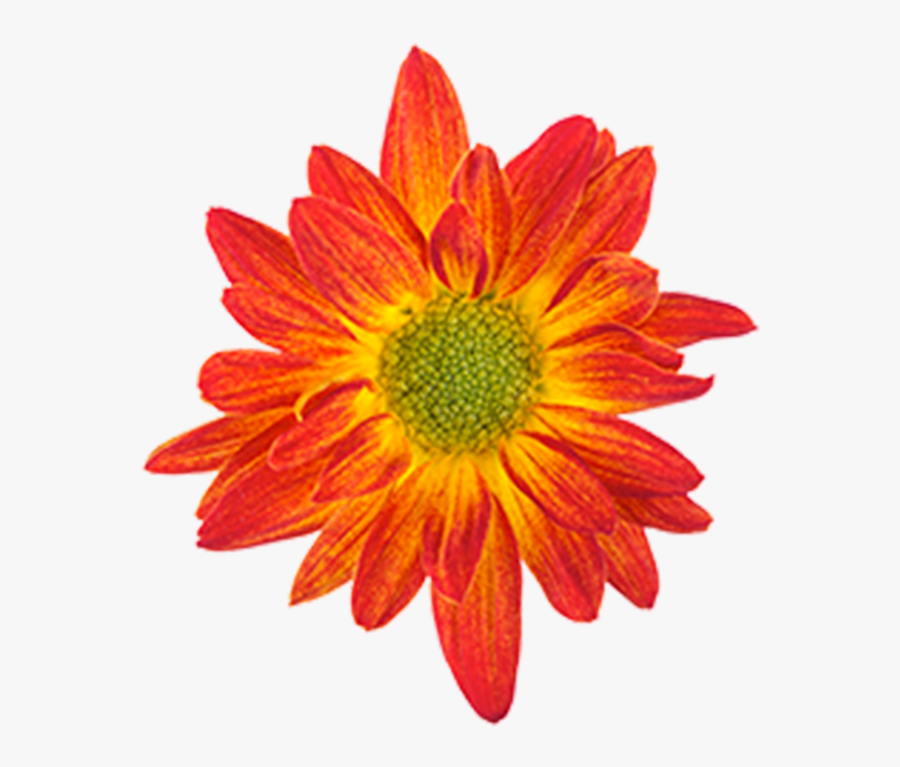
#> input picture YDbD1.png, 900 x 767 px
$ jupyter execute Untitled.ipynb
#> lines starting #> are read from the running program, lines starting #| are printed output that depends on the picture
[cell 1]
import cv2
from matplotlib import pyplot as plt
import numpy as np

[cell 2]
path = 'YDbD1.png'

img = cv2.imread(path)
#> img is the input picture: shape (767, 900, 3); mean B, G, R 177.4, 195.5, 240.8
img_gray = cv2.cvtColor(img, cv2.COLOR_BGR2GRAY)
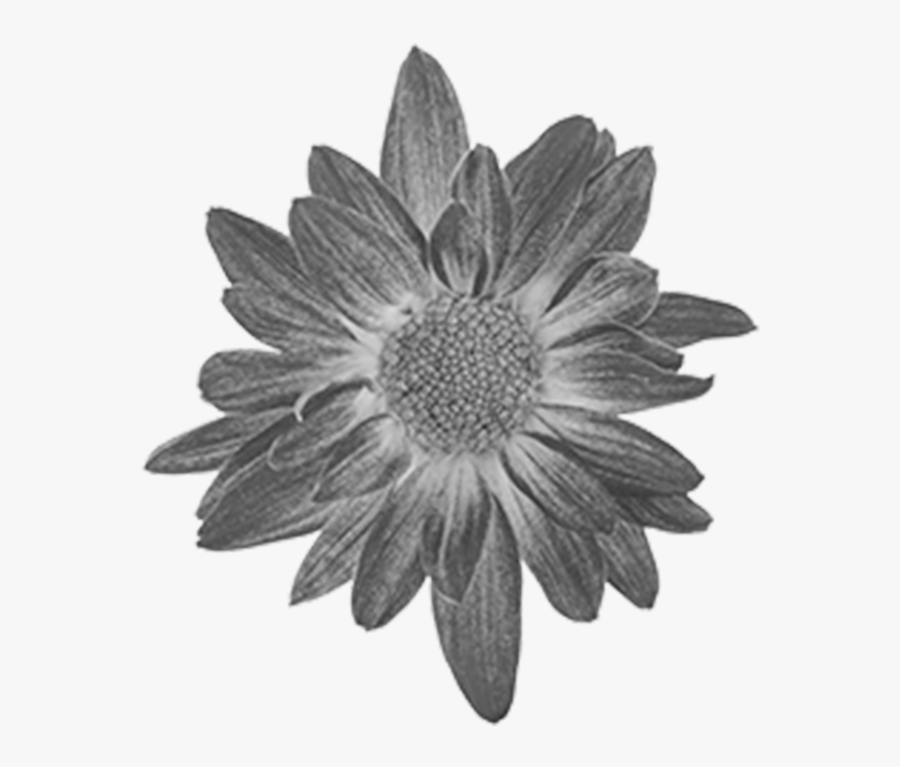
#> img_gray: shape (767, 900); min 40, max 248, mean 207
